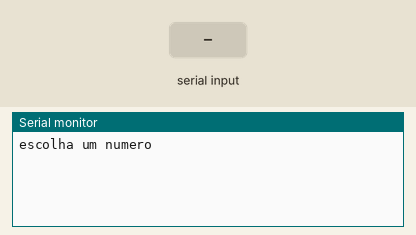
This sketch was run on a simulated Arduino Uno, built with avr-gcc and run on an emulated ATmega328P. Parts: the last lines printed to the serial monitor. The inputs (shaded band) are chosen by the test bench.

Above: at 1.2 s.
1.3 s: "90,45\n" received over Serial
At 1.8 s:
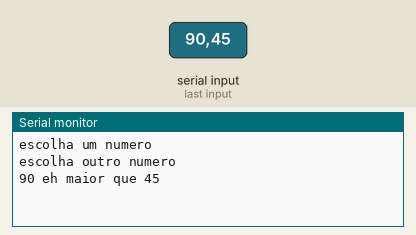
2.8 s: "30,150\n" received over Serial
At 4.2 s:
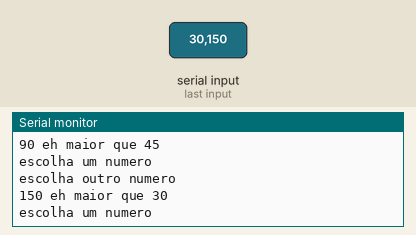

Measured:
- after the input at 1.3 s, the serial monitor: prints a new line at once (image 1)
- after the input at 2.8 s, the serial monitor: prints a new line at once (image 2)

The sketch:

brave_blad_kieran5.ino
```cpp
// C++ code
//
long numero1 = 0;
long numero2 = 0;
void setup()

{
 Serial.begin(9600);
}

void loop()
{

    Serial.println("escolha um numero");
while( ! Serial.available() );
 numero1 = Serial.parseInt();

  Serial.println("escolha outro numero");
while( ! Serial.available() );
 numero2 = Serial.parseInt();

  if (numero1 < numero2){
 Serial.println(String(numero2) + " eh maior que " + String(numero1));
  } else {
 Serial.println(String(numero1) + " eh maior que " + String(numero2));
  }
delay(1000);
}
```
